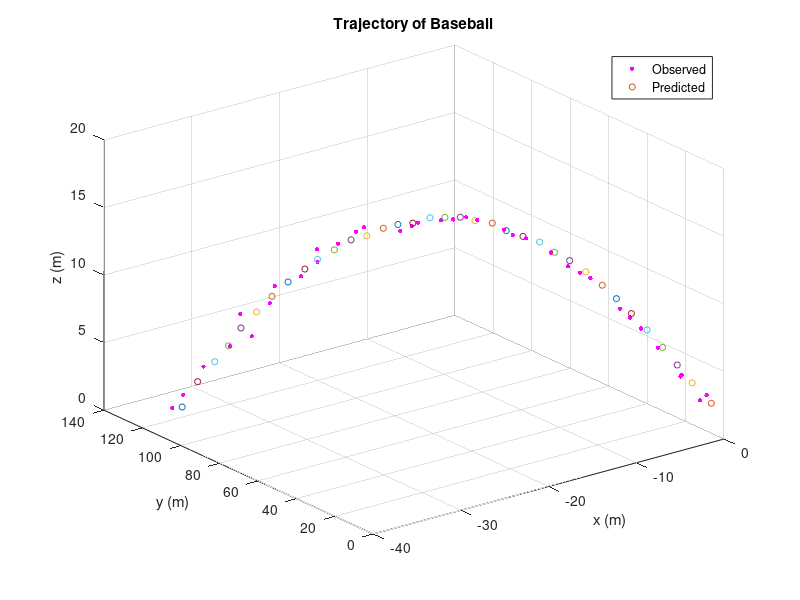

Source code (MATLAB):
clear all; close all;

data = importdata('homerun_data_HW4.txt');
% data(1,:) = [];
tspan = data(:, 1);
rho = data(:, 2)/3.281; % in m
alpha = data(:, 3)*pi/180; % in rad
beta = data(:, 4)*pi/180; % in rad
g = 9.81;
dt = 0.1;
store_x = [];

% Visualizing data
figure(1)
[plotx ploty plotz] = sph2cart(alpha, beta, rho);
scatter3(plotx, ploty, plotz, 10, 'm', 'filled')

% Initial Conditions
x_(:,1) = [0.4921 0.4921 2.0013 -26.2467 114.3051 65.9941]'/3.281;  
P = diag([4 4 4 0.1 0.1 0.1])/3.281^2;
R = [(1.524)^2 0 0;
     0 (0.1*pi/180)^2 0;
     0 0 (0.1*pi/180)^2];      %the error covariance constant to be used
Q = diag([0.5^2,0.5^2,0.5^2,0.01^2,0.01^2,0.01^2]);
M = eye(3); % COMBAK: is M eye(3) correct?
 
for i =2:length(rho)
  % Observed
  y_obs(:,i) = [rho(i); alpha(i); beta(i)];% + randn*sigmaw;
  
  % Propagation of state
  xhatdot = [x_(4,i-1) x_(5,i-1) x_(6,i-1)-g*dt 0 0 -g]';
  x_(:,i) = x_(:,i-1) + xhatdot*dt; % COMBAK: is rectangular integration ok?
  
  % Propagation of state covariance
  A = [0 0 0 1 0 0;
       0 0 0 0 1 0;
       0 0 0 0 0 1;
       0 0 0 0 0 0;
       0 0 0 0 0 0;
       0 0 0 0 0 0];
  Pdot = A*P + P*A' + Q; % + LQL' COMBAK: I didn't use Q here bc we weren't given one. OK?
  P = P + Pdot*dt;
  
  dt = 0.1;
  
  % Assembling y_computed
  X_ = x_(1,end);
  Y_ = x_(2,end);
  Z_ = x_(3,end);
  rho_ = sqrt(X_^2 + Y_^2 + Z_^2);
  alpha_ = atan2(Y_, X_);
  beta_ = atan2(Z_, sqrt(X_^2 + Y_^2));
  
  y_comp(:,i) = [rho_; alpha_; beta_];

  % Computing H using y_comp
  H = [X_/rho_ Y_/rho_ Z_/rho_ 0 0 0;
       (-Y_/X_^2)/(1 + (Y_/X_)^2) (1/X_)/(1+(Y_/X_)^2) 0 0 0 0;
       ((-X_*Z_)/(X_^2 + Y_^2)^(3/2))/(1+(Z_^2)/(X_^2 + Y_^2)) ((-Y_*Z_)/(X_^2 + Y_^2)^(3/2))/(1 + (Z_^2)/(X_^2 + Y_^2)) ((1)/(X_^2 + Y_^2)^(1/2))/(1 + (Z_^2)/(X_^2 + Y_^2)) 0 0 0];
  % Kalman gain
  K = P*H'*inv(H*P*H'+ R);
  % Measurement update
  x_(:,i) = x_(:,i) + K * (y_obs(:,i) - y_comp(:,i));
  P = (eye(6)-K*H)*P*(eye(6)-K*H)' + K*R*K';
  
  store_x = [store_x x_(:, i)];

  figure(1)
  hold on
  scatter3(X_, Y_, Z_, 20, 'black')
end

xlabel('x (m)')
ylabel('y (m)')
zlabel('z (m)')
title('Trajectory of Baseball')
legend('Observed', 'Predicted', 'Location', 'best')
hold off;
